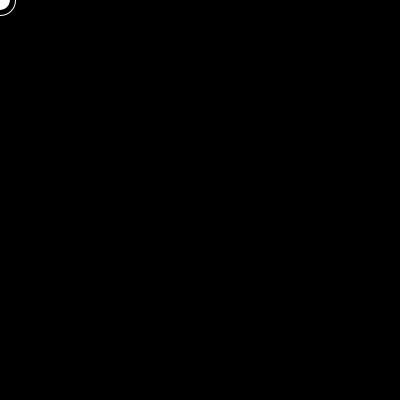
Frame 1 (no input)
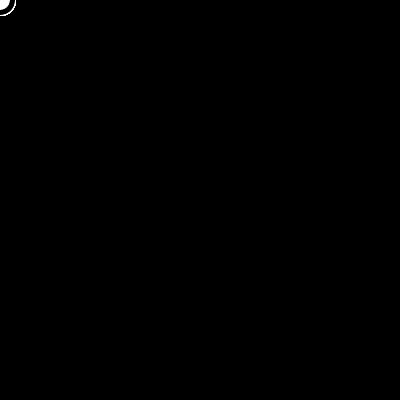
Frame 60 (the mouse pressed at the canvas centre just before this capture)
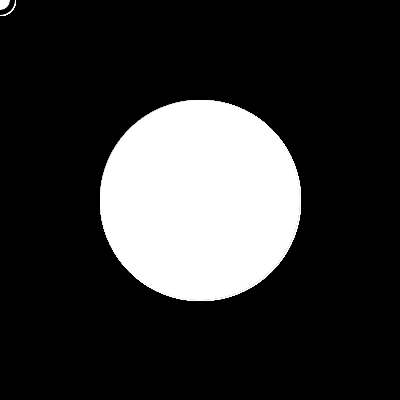
Frame 120 (the mouse held since frame 60 and released just before this capture)

The Processing sketch that drew these frames (run headless with seeded random() and noise(); from frame 60 on, the mouse is pressed at the canvas centre):

// Processing sketch: processing_42223
// ── processing_42223.pde


 
void setup() {
  size(400, 400);
  smooth();
  background(0);
}
 
void draw() {
  fill(0);
  smooth();
  
 
  fill(0);
  stroke(255);
  ellipse(mouseX, mouseY, 30, 30);
   
  if(mousePressed){
    fill(155,120,0);
    ellipse( mouseX, mouseY, 30, 30);
    fill(80);
     ellipse( 200, 200, mouseX, mouseY);
  }
 
 
  fill(255);
  stroke(0);
  ellipse( mouseX, mouseY, 20, 20);
  fill(255);
  noStroke();
  ellipse( 200, 200, mouseX, mouseY);

}
                
                
